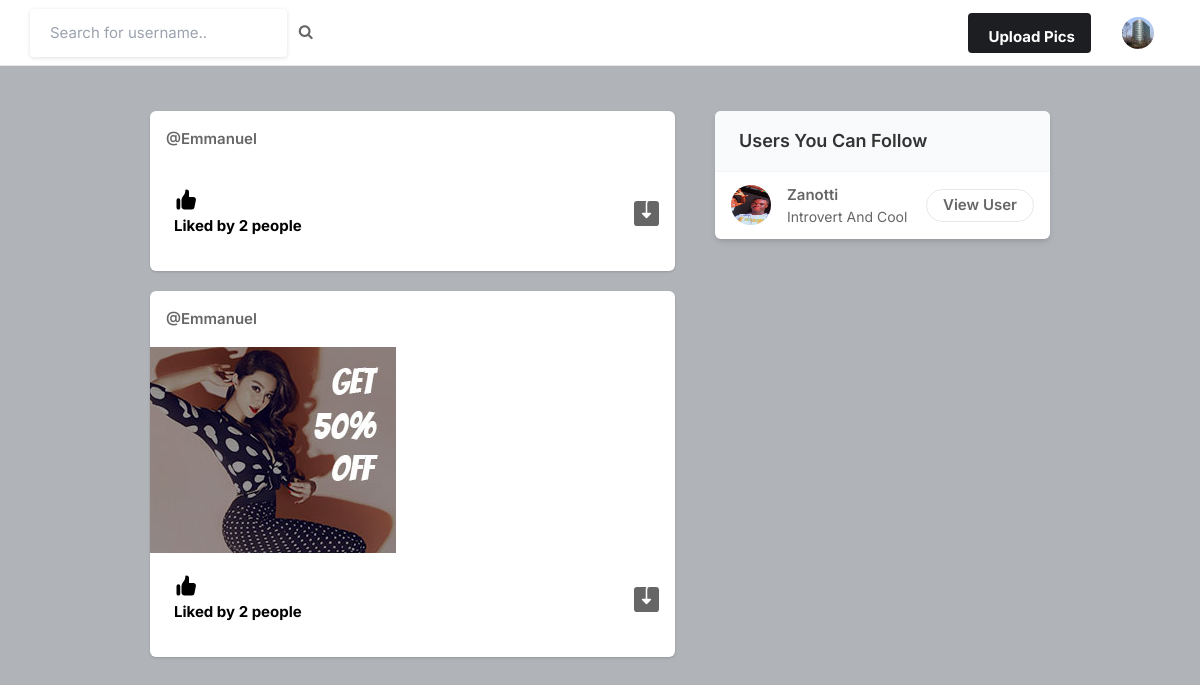
/ (signed in), run on an earlier commit of the app's database.
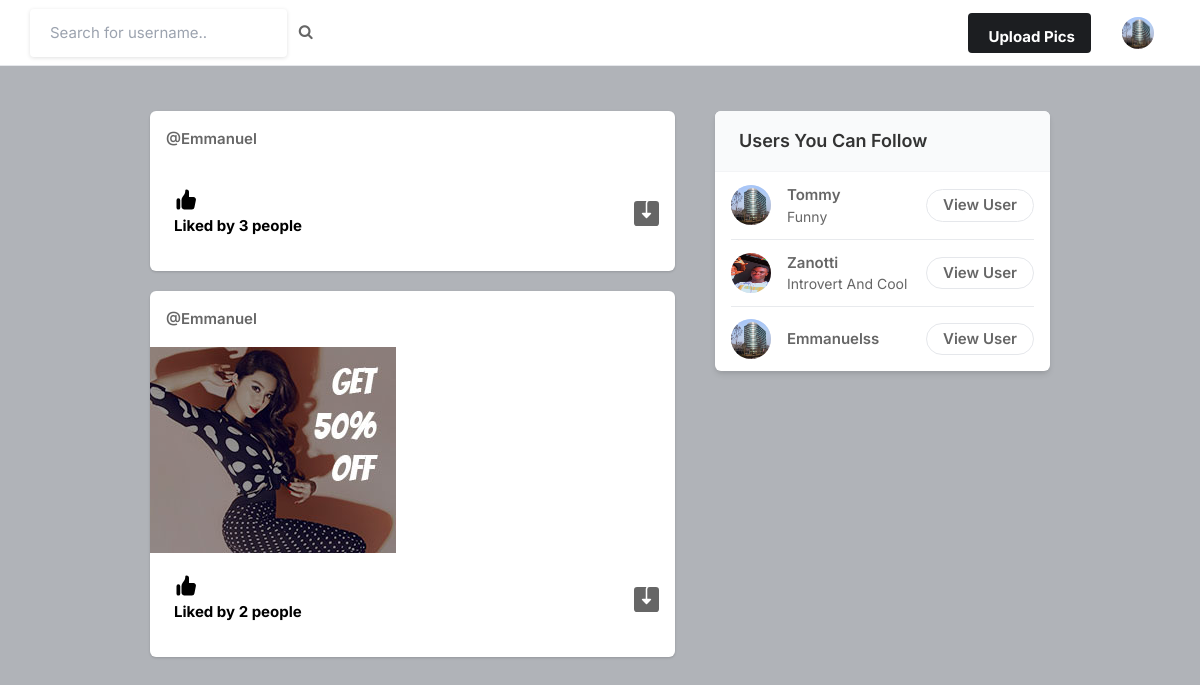
And on a later commit of the database.
### app/models.py (models this page shows, shortened)
class Post(models.Model):
    id = models.UUIDField(primary_key=True, default=uuid.uuid4)
    user = models.CharField(max_length=100)
    image = models.ImageField(upload_to='posts')
    caption = models.TextField()
    created_at = models.DateTimeField(default=datetime.now())
    likes = models.IntegerField(default=0)

class Profile(models.Model):
    user = models.ForeignKey(User, on_delete=models.CASCADE)
    id_user = models.IntegerField()
    bio = models.TextField(blank=True)
    profileimg = models.ImageField(upload_to="profile_images", default="facebook-office.jpg")
    location = models.CharField(max_length=100, blank=True)

### app/views.py (the view)
# urls.py: path('', views.index, name="index"),
@login_required(login_url="signin")
def index(request):
    user_object = User.objects.get(username=request.user.username)
    user_profile = Profile.objects.get(user=user_object)
    posts = Post.objects.all()
    feed = []
    for i in posts:
        if FollowersCount.objects.filter(user=i.user, follower=request.user.username).exists():
            feed.append(i)
        if i.user == request.user.username:
            feed.append(i)
    users = User.objects.all()
    user_following = FollowersCount.objects.filter(follower=request.user.username)
    user_following_objects = []
    for user in user_following:
        _user = User.objects.get(username=user.user)
        user_following_objects.append(_user)
    user_suggestions = [x for x in list(users) if (x not in user_following_objects) and (x != user_object)]
    random.shuffle(user_suggestions)
    user_suggestions_ids = []
    user_suggestion_list = []
    for user in user_suggestions:
        user_suggestions_ids.append(user.id)
    for ids in user_suggestions_ids:
        profiles = Profile.objects.filter(id_user=ids)
        if profiles:
            user_suggestion_list.append(profiles)
    suggestions_profile_list = list(chain(*user_suggestion_list))
    context = {
        "user_profile": user_profile,
        "posts": feed,
        "suggestions_username_profile_list": suggestions_profile_list[:4]
        }
    return render(request, "index.html", context)

### templates/index.html (shortened to what the changed rows need)
{% load static %}
<!DOCTYPE html>
<html lang="en">
<head>
    <link rel="stylesheet" href="{% static 'assets/css/icons.css' %}">
    <link rel="stylesheet" href="{% static 'assets/css/uikit.css' %}">
    <link rel="stylesheet" href="{% static 'assets/css/style.css' %}">
    <link rel="stylesheet" href="{% static 'assets/css/tailwind.css' %}">
    <link rel="stylesheet" href="https://cdnjs.cloudflare.com/ajax/libs/font-awesome/4.7.0/css/font-awesome.min.css">
</head>
<body>
            <div class="container m-auto">
                <div class="lg:flex justify-center lg:space-x-10 lg:space-y-0 space-y-5">
                    <div class="space-y-5 flex-shrink-0 lg:w-7/12">
                        {% for post in posts reversed %}
                        <div class="bg-white shadow rounded-md  -mx-2 lg:mx-0">
                            <div class="flex justify-between items-center px-4 py-3">
                                <div class="flex flex-1 items-center space-x-4">
                                    <span class="block font-semibold "><a href="/profile/{{post.user}}">@{{post.user}}</a></span>
                                </div>
                              <div>
                                <a href="#"> <i class="icon-feather-more-horizontal text-2xl hover:bg-gray-200 rounded-full p-2 transition -mr-1 "></i> </a>
                              </div>
                            </div>
                            <div uk-lightbox>
                                <a href="{{post.image.url}}">
                                    <img src="{{post.image.url}}" alt="">
                                </a>
                            </div>
                            <div class="py-3 px-4 space-y-3">
                                <div class="flex space-x-4 lg:font-bold">
                                    <a href="/like-post?post_id={{post.id}}" class="flex items-center space-x-2">
                                        <div class="p-2 rounded-full text-black">
                                            {% if post.likes == 0 %}
                                            <p>No likes</p>
                                            {% elif post.likes == 1 %}
                                            <p>Liked by {{post.likes}} person</p>
                                            {% else %}
                                            <p>Liked by {{post.likes}} people</p>
                                            {% endif %}
                                        </div>
                                    </a>
                                    <a href="{{post.image.url}}" class="flex items-center space-x-2 flex-1 justify-end" download>
                                    </a>
                                </div>
                            </div>
                        </div>
                        {% endfor %}
                    </div>
                    <div class="lg:w-5/12">
                        <div class="bg-white  shadow-md rounded-md overflow-hidden">
                            <div class="bg-gray-50  border-b border-gray-100 flex items-baseline justify-between py-4 px-6 ">
                                <h2 class="font-semibold text-lg">Users You Can Follow</h2>
                            </div>
                            <div class="divide-gray-300 divide-gray-50 divide-opacity-50 divide-y px-4 ">
                                {% for suggestion in suggestions_username_profile_list %}
                                <div class="flex items-center justify-between py-3">
                                    <div class="flex flex-1 items-center space-x-4">
                                        <a href="/profile/{{suggestion.user}}">
                                            <img src="{{suggestion.profileimg.url}}" class="bg-gray-200 rounded-full w-10 h-10">
                                        </a>
                                        <div class="flex flex-col">
                                            <span class="block capitalize font-semibold"> {{suggestion.user}} </span>
                                            <span class="block capitalize text-sm"> {{suggestion.bio}} </span>
                                        </div>
                                    </div>
                                    <a href="/profile/{{suggestion.user}}" class="border border-gray-200 font-semibold px-4 py-1 rounded-full hover:bg-pink-600 hover:text-white hover:border-pink-600 "> View User </a>
                                </div>
                                {% endfor %}
                            </div>
                        </div>
                    </div>
                </div>
            </div>
</body>
</html>

What changed in the data, as far as the page shows it:
changed Post (number 1 of 2 on the later page): likes "2" → "3"
added Profile: profileimg (picture), user "Tommy", bio "Funny"
added Profile: profileimg (picture), user "Emmanuelss"
